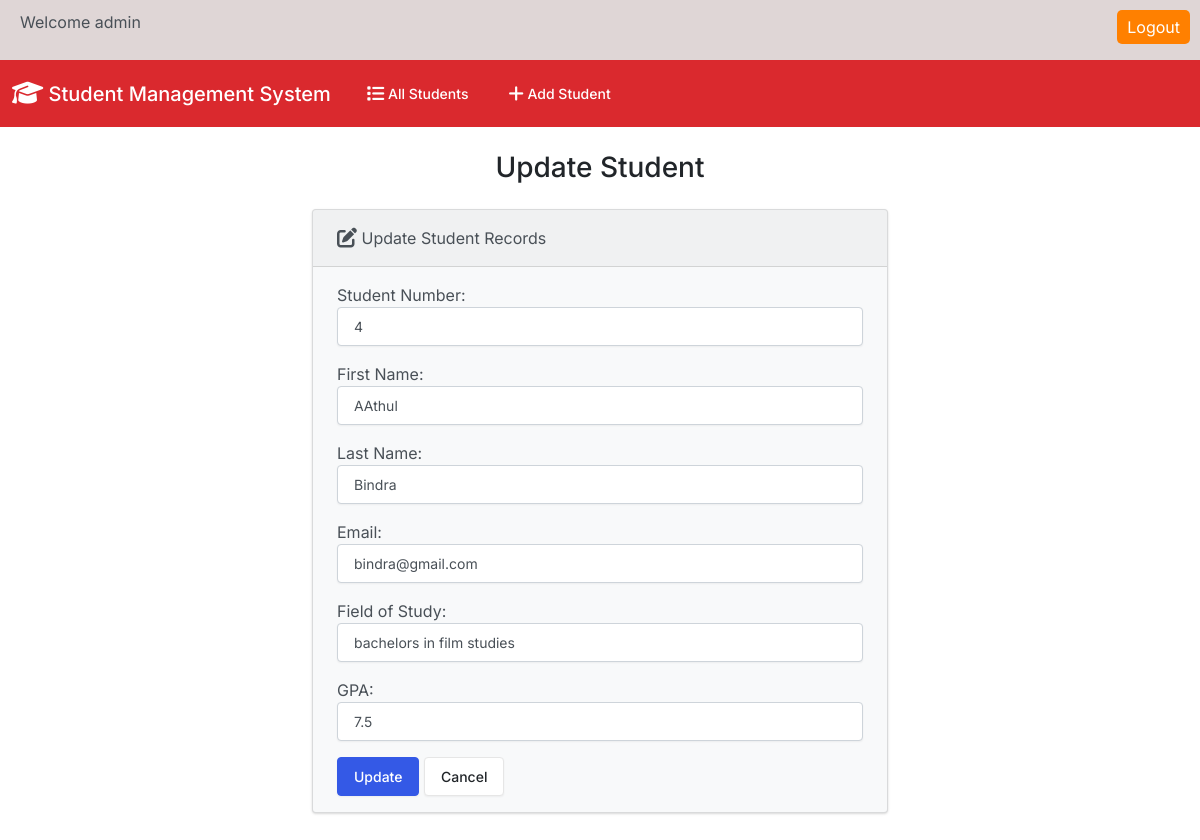
/edit/8/, run on the app's committed database.
### students/models.py (models this page shows, shortened)
class Student(models.Model):
  student_number = models.PositiveIntegerField()
  first_name = models.CharField(max_length=50)
  last_name = models.CharField(max_length=50)
  email = models.EmailField(max_length=100)
  field_of_study = models.CharField(max_length=50)
  gpa = models.FloatField()

### students/views.py (the view)
# urls.py: path('edit/<int:id>/', views.edit, name='edit'),
def edit(request, id):
  if request.method == 'POST':
    student = Student.objects.get(pk=id)
    form = StudentForm(request.POST, instance=student)
    if form.is_valid():
      form.save()
      return render(request, 'students/edit.html', {
        'form': form,
        'success': True
      })
  else:
    student = Student.objects.get(pk=id)
    form = StudentForm(instance=student)
  return render(request, 'students/edit.html', {
    'form': form
  })

### students/forms.py
class StudentForm(forms.ModelForm):
  class Meta:
    model = Student
    fields = ['student_number', 'first_name', 'last_name', 'email', 'field_of_study', 'gpa']
    labels = {
      'student_number': 'Student Number',
      'first_name': 'First Name',
      'last_name': 'Last Name',
      'email': 'Email',
      'field_of_study': 'Field of Study',
      'gpa': 'GPA'
    }
    widgets = {
      'student_number': forms.NumberInput(attrs={'class': 'form-control'}),
      'first_name': forms.TextInput(attrs={'class': 'form-control'}),
      'last_name': forms.TextInput(attrs={'class': 'form-control'}),
      'email': forms.EmailInput(attrs={'class': 'form-control'}),
      'field_of_study': forms.TextInput(attrs={'class': 'form-control'}),
      'gpa': forms.NumberInput(attrs={'class': 'form-control'}),
    }

### students/templates/students/edit.html (shortened to what this page needs)
{% extends "students/base.html" %}
{% block body %}
  <h3 class="text-center m-4">Update Student</h3>
  {% if success %}
    <div class="alert alert-success" role="alert">
      The student updated successfully.
      <a href="{% url 'index' %}" class="alert-link">Go to Home Page.</a>
    </div>
  {% else %}
    <div class="row justify-content-center">
      <div class="col-6">
        <div class="card bg-light mb-3">
          <div class="card-header">
            <i class="fa-solid fa-pen-to-square fa-lg"></i> Update Student Records
          </div>
          <div class="card-body">
            <form action="" method="POST">
              {{ form.as_p }}
              <button type="submit" class="btn btn-primary">Update</button>
              <a href="{% url 'index' %}" class="btn btn-secondary">Cancel</a>
            </form>
          </div>
        </div>
      </div>
    </div>
  {% endif %}
{% endblock %}

### students/templates/students/base.html (style rules this page uses)
form { margin: 0; }
button { padding: 5px 10px; background-color: #ff8000; color: #fff; border: none; border-radius: 5px; cursor: pointer; }

### data on the page
Student: student_number "4", first_name "AAthul", last_name "Bindra", email "bindra@gmail.com", field_of_study "bachelors in film studies", gpa "7.5"
